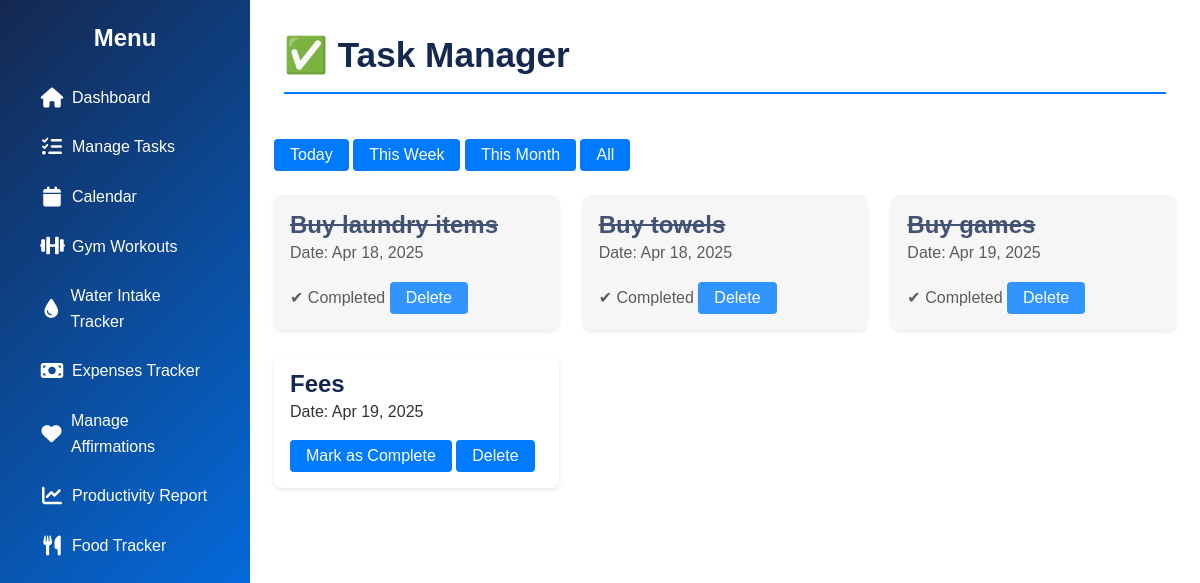
The page /task_manager on the database as committed earlier.
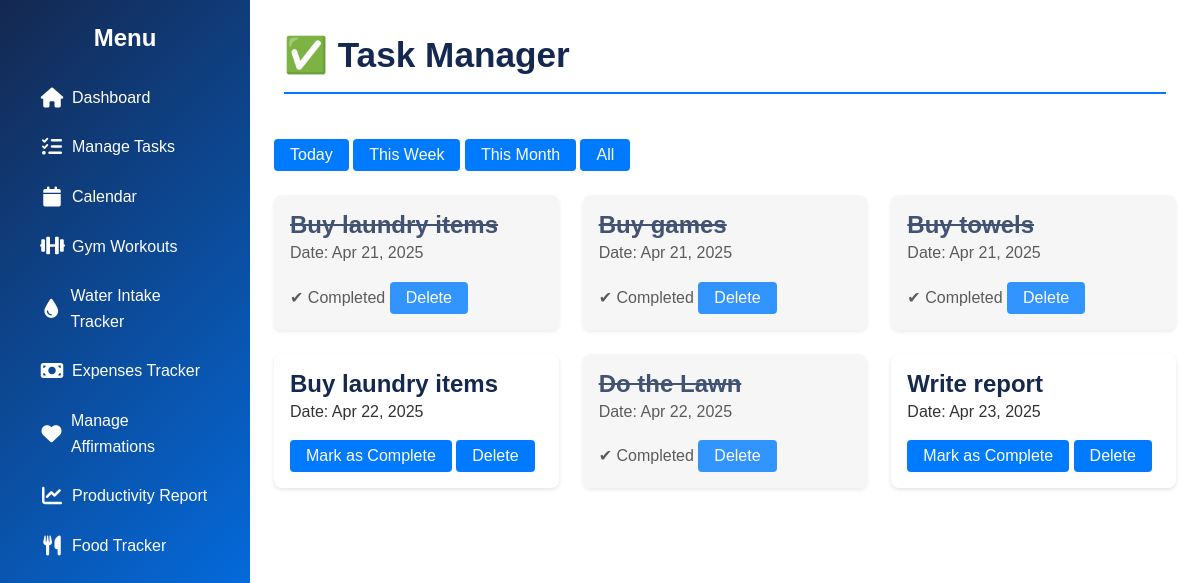
The same page on the database as committed later.
### app.py (models this page shows)
class Task(db.Model):
    id = db.Column(db.Integer, primary_key=True)
    description = db.Column(db.String(200), nullable=False)
    completed = db.Column(db.Boolean, default=False)
    date = db.Column(db.Date, nullable=False)

### app.py (the view)
@app.route('/task_manager')
def task_manager():
    filter_by = request.args.get('filter', 'all')
    today = datetime.today().date()
    start_of_week = today - timedelta(days=today.weekday())
    start_of_month = today.replace(day=1)
    if filter_by == 'today':
        tasks = Task.query.filter(Task.date == today).all()
    elif filter_by == 'week':
        tasks = Task.query.filter(Task.date >= start_of_week).all()
    elif filter_by == 'month':
        tasks = Task.query.filter(Task.date >= start_of_month).all()
    else:
        tasks = Task.query.order_by(Task.date).all()
    return render_template('task_manager.html', tasks=tasks, filter_by=filter_by)

### templates/task_manager.html (shortened to what this page needs)
{% extends "base.html" %}
{% block content %}
<h1 class="page-header">✅ Task Manager</h1>
<div class="filter-buttons">
    <a href="{{ url_for('task_manager', filter='today') }}" class="btn">Today</a>
    <a href="{{ url_for('task_manager', filter='week') }}" class="btn">This Week</a>
    <a href="{{ url_for('task_manager', filter='month') }}" class="btn">This Month</a>
    <a href="{{ url_for('task_manager') }}" class="btn">All</a>
</div>
<div class="task-cards">
    {% for task in tasks %}
        <div class="task-card {% if task.completed %}completed{% endif %}">
            <h4>{{ task.title or task.description }}</h4>
            <p>Date: {{ task.date.strftime('%b %d, %Y') }}</p>
            {% if task.completed %}
                <span class="status">✔ Completed</span>
            {% else %}
                <a href="{{ url_for('complete_task', task_id=task.id) }}" class="btn small">Mark as Complete</a>
            {% endif %}
            <a href="{{ url_for('delete_task', task_id=task.id) }}" class="btn small danger">Delete</a>
        </div>
    {% else %}
        <p>No tasks found for this view.</p>
    {% endfor %}
</div>
{% endblock %}

### templates/base.html (shortened to what this page needs)
<!DOCTYPE html>
<html lang="en">
<head>
    <link rel="stylesheet" href="{{ url_for('static', filename='style.css') }}">
    <link rel="stylesheet" href="https://cdnjs.cloudflare.com/ajax/libs/font-awesome/6.0.0/css/all.min.css">
</head>
<body>
    <div class="sidebar">
        <h2>Menu</h2>
        <ul>
            <li><a href="{{ url_for('home') }}"><i class="fas fa-home"></i> Dashboard</a></li>
            <li><a href="{{ url_for('task_manager') }}"><i class="fas fa-tasks"></i> Manage Tasks</a></li>
            <li><a href="{{ url_for('calendar_view') }}"><i class="fas fa-calendar"></i> Calendar</a></li>
            <li><a href="{{ url_for('workouts') }}"><i class="fas fa-dumbbell"></i> Gym Workouts</a></li>
            <li><a href="{{ url_for('water_intake') }}"><i class="fas fa-tint"></i> Water Intake Tracker</a></li>
            <li><a href="{{ url_for('expenses') }}"><i class="fas fa-money-bill"></i> Expenses Tracker</a></li>
            <li><a href="{{ url_for('affirmations') }}"><i class="fas fa-heart"></i> Manage Affirmations</a></li>
            <li><a href="{{ url_for('productivity_report') }}"><i class="fas fa-chart-line"></i> Productivity Report</a></li>
            <li><a href="{{ url_for('nutrition') }}"><i class="fas fa-utensils"></i> Food Tracker</a></li>
        </ul>
    </div>
    <main>
        {% block content %}{% endblock %}
    </main>
</body>
</html>

### static/style.css (style rules this page uses)
:root { --primary-dark: #142850; --primary-blue: #007BFF; --primary-light: #e8f9fd; --accent-turquoise: #00c9cc; --success-green: #4CAF50; --warning-orange: #FFC107; --danger-red: #F44336; --white: #ffffff; --light-gray: #f5f5f5; --medium-gray: #e0e0e0; --dark-gray: #333333; --black: #000000; --main-font: 'Poppins', sans-serif; --heading-font: 'Poppins', sans-serif; --base-font-size: 16px; --text-regular: 1rem; --text-small: 0.875rem; --text-large: 1.25rem; --space-xs: 0.25rem; --space-sm: 0.5rem; --space-md: 1rem; --space-lg: 1.5rem; --space-xl: 2rem; --space-xxl: 3rem; --radius-sm: 4px; --radius-md: 8px; --radius-lg: 12px; --radius-xl: 16px; --radius-round: 50%; --shadow-sm: 0 2px 4px rgba(0,0,0,0.1); --shadow-md: 0 4px 8px rgba(0,0,0,0.15); --shadow-lg: 0 8px 16px rgba(0,0,0,0.2); --shadow-inset: inset 0 2px 4px rgba(0,0,0,0.1); --transition-fast: 0.15s ease; --transition-normal: 0.3s ease; --transition-slow: 0.5s ease; --z-sidebar: 100; --z-modal: 200; --z-toast: 300; }
* { box-sizing: border-box; margin: 0; padding: 0; }
html { font-size: var(--base-font-size); scroll-behavior: smooth; }
body { font-family: var(--main-font); line-height: 1.6; color: var(--dark-gray); background-color: var(--primary-light); -webkit-font-smoothing: antialiased; -moz-osx-font-smoothing: grayscale; }
h1, h2, h3, h4, h5, h6 { font-family: var(--heading-font); color: var(--primary-dark); margin-top: 0; line-height: 1.2; font-weight: 600; }
h1 { font-size: 2.5rem; }
h2 { font-size: 2rem; }
h4 { font-size: 1.5rem; }
p { margin-bottom: var(--space-md); }
a { color: var(--primary-blue); text-decoration: none; transition: color var(--transition-fast); }
ul, ol { margin-bottom: var(--space-md); padding-left: var(--space-lg); }
.sidebar { position: fixed; left: 0; top: 0; width: 250px; height: 100vh; background: linear-gradient(135deg, var(--primary-dark), var(--primary-blue)); color: var(--white); padding: var(--space-lg); z-index: var(--z-sidebar); overflow-y: auto; }
.sidebar h2 { color: var(--white); text-align: center; margin-bottom: var(--space-lg); font-size: 1.5rem; }
.sidebar ul { list-style: none; padding: 0; }
.sidebar ul li { margin-bottom: var(--space-sm); }
.sidebar ul li a { display: flex; align-items: center; gap: var(--space-sm); color: var(--white); padding: var(--space-sm) var(--space-md); border-radius: var(--radius-sm); transition: all var(--transition-normal); }
.sidebar ul li a i { font-size: 1.25rem; width: 24px; text-align: center; }
main { margin-left: 250px; padding: var(--space-lg); min-height: 100vh; background-color: var(--white); box-shadow: var(--shadow-sm); margin-top: 0; margin-right: 0; margin-bottom: 0; }
.btn { display: inline-flex; align-items: center; justify-content: center; padding: var(--space-sm) var(--space-md); background-color: var(--primary-blue); color: var(--white); border: none; border-radius: var(--radius-sm); cursor: pointer; transition: all var(--transition-normal); font-size: var(--text-regular); font-weight: 500; text-align: center; gap: var(--space-sm); line-height: 1; }
.page-header { display: flex; align-items: center; gap: var(--space-md); padding-bottom: var(--space-md); border-bottom: 2px solid var(--primary-blue); margin: 10px; }
.task-cards { display: grid; grid-template-columns: repeat(auto-fill, minmax(280px, 1fr)); gap: var(--space-lg); margin-top: var(--space-lg); }
.task-card { background: var(--white); padding: var(--space-md); border-radius: var(--radius-md); box-shadow: var(--shadow-sm); transition: transform var(--transition-normal); }
.filter-buttons { margin-top: 5%; }
.task-card.completed { background: var(--light-gray); opacity: 0.8; }
.task-card.completed h4 { text-decoration: line-through; }
.page-header { display: flex; align-items: center; gap: 12px; font-size: 2.2rem; color: var(--primary-dark); margin-bottom: 5px; }

Rows that differ between the two databases and show on the page:
removed Task: description "Fees", date "Apr 19, 2025", completed False (drawn)
changed Task (number 1 of 6 on the later page): date "Apr 18, 2025" → "Apr 21, 2025"
changed Task "Buy games": date "Apr 19, 2025" → "Apr 21, 2025"; moves up the list
changed Task "Buy towels": date "Apr 18, 2025" → "Apr 21, 2025"
added Task: description "Buy laundry items", date "Apr 22, 2025", completed False (drawn)
added Task: description "Do the Lawn", date "Apr 22, 2025", completed "✔ Completed"
added Task: description "Write report", date "Apr 23, 2025", completed False (drawn)
